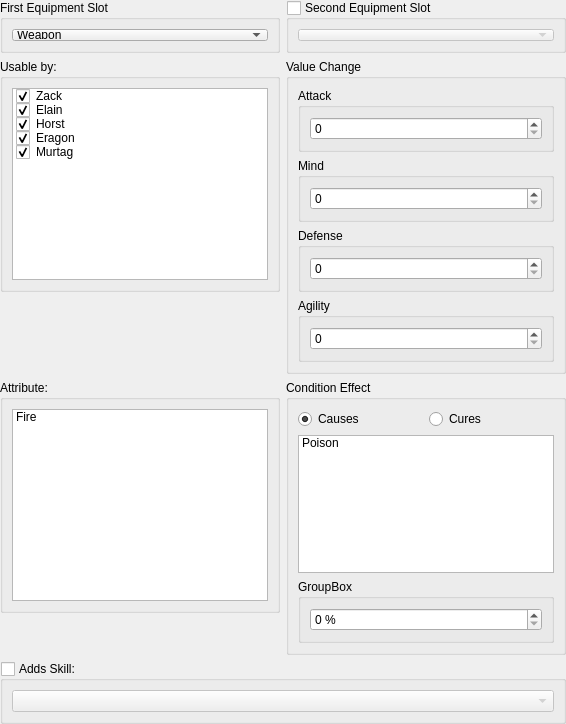
     <widget class="QWidget" name="pageItemEquipment">
      <layout class="QGridLayout" name="gridLayout_166">
       <property name="leftMargin">
        <number>0</number>
       </property>
       <property name="topMargin">
        <number>0</number>
       </property>
       <property name="rightMargin">
        <number>0</number>
       </property>
       <property name="bottomMargin">
        <number>0</number>
       </property>
       <item row="2" column="0" alignment="Qt::AlignTop">
        <widget class="QGroupBox" name="groupEquipmentUsableBy">
         <property name="maximumSize">
          <size>
           <width>16777215</width>
           <height>271</height>
          </size>
         </property>
         <property name="title">
          <string>Usable by:</string>
         </property>
         <layout class="QGridLayout" name="gridLayout_181">
          <item row="0" column="0">
           <widget class="QListWidget" name="listEquipmentUsableBy">
            <item>
             <property name="text">
              <string>Zack</string>
             </property>
             <property name="checkState">
              <enum>Checked</enum>
             </property>
            </item>
            <item>
             <property name="text">
              <string>Elain</string>
             </property>
             <property name="checkState">
              <enum>Checked</enum>
             </property>
            </item>
            <item>
             <property name="text">
              <string>Horst</string>
             </property>
             <property name="checkState">
              <enum>Checked</enum>
             </property>
            </item>
            <item>
             <property name="text">
              <string>Eragon</string>
             </property>
             <property name="checkState">
              <enum>Checked</enum>
             </property>
            </item>
            <item>
             <property name="text">
              <string>Murtag</string>
             </property>
             <property name="checkState">
              <enum>Checked</enum>
             </property>
            </item>
           </widget>
          </item>
         </layout>
        </widget>
       </item>
       <item row="0" column="1" alignment="Qt::AlignTop">
        <widget class="QGroupBox" name="groupEquipmentSlotB">
         <property name="maximumSize">
          <size>
           <width>16777215</width>
           <height>53</height>
          </size>
         </property>
         <property name="title">
          <string>Second Equipment Slot</string>
         </property>
         <property name="checkable">
          <bool>true</bool>
         </property>
         <property name="checked">
          <bool>false</bool>
         </property>
         <layout class="QGridLayout" name="gridLayout_190">
          <item row="0" column="0">
           <widget class="QComboBox" name="comboEquipmentSlotB"/>
          </item>
         </layout>
        </widget>
       </item>
       <item row="0" column="0" alignment="Qt::AlignTop">
        <widget class="QGroupBox" name="groupEquipmentSlotA">
         <property name="maximumSize">
          <size>
           <width>16777215</width>
           <height>53</height>
          </size>
         </property>
         <property name="title">
          <string>First Equipment Slot</string>
         </property>
         <layout class="QGridLayout" name="gridLayout_188">
          <item row="0" column="0">
           <widget class="QComboBox" name="comboEquipmentSlotA">
            <item>
             <property name="text">
              <string>Weapon</string>
             </property>
            </item>
            <item>
             <property name="text">
              <string>Shield</string>
             </property>
            </item>
            <item>
             <property name="text">
              <string>Armor</string>
             </property>
            </item>
            <item>
             <property name="text">
              <string>Helmet</string>
             </property>
            </item>
            <item>
             <property name="text">
              <string>Accesory</string>
             </property>
            </item>
           </widget>
          </item>
         </layout>
        </widget>
       </item>
       <item row="4" column="0" colspan="2">
        <widget class="QGroupBox" name="groupEquipmentSkill">
         <property name="title">
          <string>Adds Skill:</string>
         </property>
         <property name="checkable">
          <bool>true</bool>
         </property>
         <property name="checked">
          <bool>false</bool>
         </property>
         <layout class="QGridLayout" name="gridLayout_189">
          <item row="0" column="0">
           <widget class="QComboBox" name="comboEquipmentSkill"/>
          </item>
         </layout>
        </widget>
       </item>
       <item row="3" column="1" alignment="Qt::AlignTop">
        <widget class="QGroupBox" name="groupEquipmentConditionEffect">
         <property name="maximumSize">
          <size>
           <width>16777215</width>
           <height>275</height>
          </size>
         </property>
         <property name="title">
          <string>Condition Effect</string>
         </property>
         <layout class="QGridLayout" name="gridLayout_179">
          <item row="0" column="0">
           <widget class="QRadioButton" name="radioEquipmentCausesCondition">
            <property name="text">
             <string>Causes</string>
            </property>
            <property name="checked">
             <bool>true</bool>
            </property>
           </widget>
          </item>
          <item row="0" column="1">
           <widget class="QRadioButton" name="radioEquipmentCuresCondition">
            <property name="text">
             <string>Cures</string>
            </property>
           </widget>
          </item>
          <item row="1" column="0" colspan="2">
           <widget class="QListWidget" name="listEquipmentConditionEffect">
            <property name="minimumSize">
             <size>
              <width>0</width>
              <height>125</height>
             </size>
            </property>
            <property name="maximumSize">
             <size>
              <width>16777215</width>
              <height>160</height>
             </size>
            </property>
            <property name="editTriggers">
             <set>QAbstractItemView::NoEditTriggers</set>
            </property>
            <property name="showDropIndicator" stdset="0">
             <bool>false</bool>
            </property>
            <property name="resizeMode">
             <enum>QListView::Fixed</enum>
            </property>
            <item>
             <property name="text">
              <string>Poison</string>
             </property>
             <property name="checkState">
              <enum>Unchecked</enum>
             </property>
            </item>
           </widget>
          </item>
          <item row="2" column="0" colspan="2">
           <widget class="QGroupBox" name="groupEquipmentConditionChance">
            <property name="title">
             <string>GroupBox</string>
            </property>
            <property name="flat">
             <bool>true</bool>
            </property>
            <layout class="QGridLayout" name="gridLayout_180">
             <item row="0" column="0">
              <widget class="QSpinBox" name="spinEquipmentConditionChance">
               <property name="suffix">
                <string> %</string>
               </property>
              </widget>
             </item>
            </layout>
           </widget>
          </item>
         </layout>
        </widget>
       </item>
       <item row="2" column="1" alignment="Qt::AlignTop">
        <widget class="QGroupBox" name="groupEquipmentValueChange">
         <property name="title">
          <string>Value Change</string>
         </property>
         <layout class="QGridLayout" name="gridLayout_182">
          <item row="0" column="0">
           <widget class="QGroupBox" name="groupEquipmentAttack">
            <property name="title">
             <string>Attack</string>
            </property>
            <property name="flat">
             <bool>true</bool>
            </property>
            <layout class="QGridLayout" name="gridLayout_183">
             <item row="0" column="0">
              <widget class="QSpinBox" name="spinEquipmentAttack"/>
             </item>
            </layout>
           </widget>
          </item>
          <item row="1" column="0">
           <widget class="QGroupBox" name="groupEquipmentMind">
            <property name="title">
             <string>Mind</string>
            </property>
            <property name="flat">
             <bool>true</bool>
            </property>
            <layout class="QGridLayout" name="gridLayout_184">
             <item row="0" column="0">
              <widget class="QSpinBox" name="spinEquipmentMind"/>
             </item>
            </layout>
           </widget>
          </item>
          <item row="2" column="0">
           <widget class="QGroupBox" name="groupEquipmentDefense">
            <property name="title">
             <string>Defense</string>
            </property>
            <property name="flat">
             <bool>true</bool>
            </property>
            <layout class="QGridLayout" name="gridLayout_185">
             <item row="0" column="0">
              <widget class="QSpinBox" name="spinEquipmentDefense"/>
             </item>
            </layout>
           </widget>
          </item>
          <item row="3" column="0">
           <widget class="QGroupBox" name="groupEquipmentAgility">
            <property name="title">
             <string>Agility</string>
            </property>
            <property name="flat">
             <bool>true</bool>
            </property>
            <layout class="QGridLayout" name="gridLayout_186">
             <item row="0" column="0">
              <widget class="QSpinBox" name="spinEquipmentAgility"/>
             </item>
            </layout>
           </widget>
          </item>
         </layout>
        </widget>
       </item>
       <item row="3" column="0" alignment="Qt::AlignTop">
        <widget class="QGroupBox" name="groupEquipmentAttibute">
         <property name="maximumSize">
          <size>
           <width>16777215</width>
           <height>275</height>
          </size>
         </property>
         <property name="title">
          <string>Attribute:</string>
         </property>
         <layout class="QGridLayout" name="gridLayout_187">
          <item row="0" column="0">
           <widget class="QListWidget" name="listEquipmentAttibute">
            <property name="minimumSize">
             <size>
              <width>0</width>
              <height>160</height>
             </size>
            </property>
            <item>
             <property name="text">
              <string>Fire</string>
             </property>
             <property name="checkState">
              <enum>Unchecked</enum>
             </property>
             <property name="flags">
              <set>ItemIsSelectable|ItemIsUserCheckable|ItemIsEnabled</set>
             </property>
            </item>
           </widget>
          </item>
         </layout>
        </widget>
       </item>
      </layout>
     </widget>
